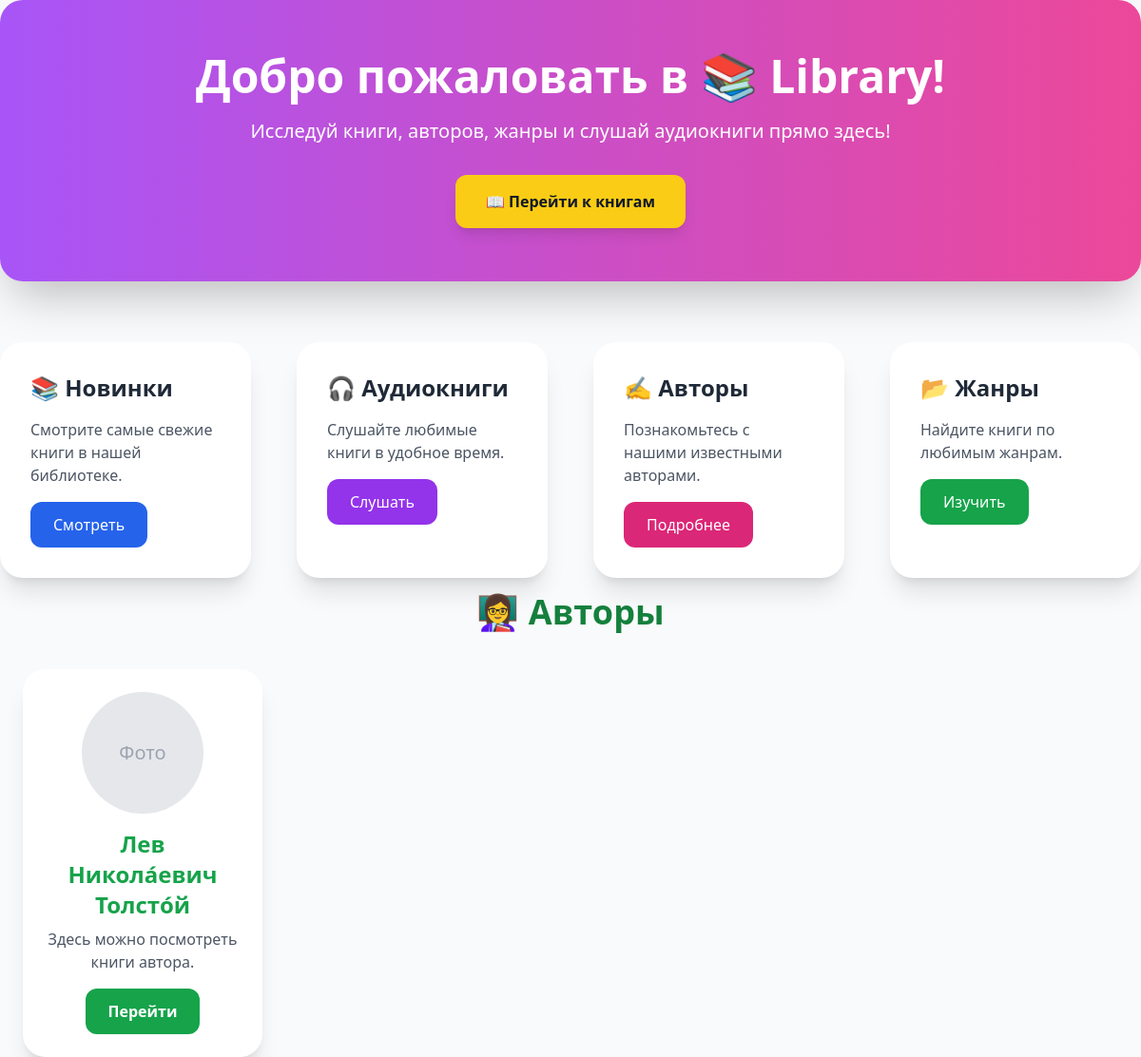
Before: /authors/ with the older database file.
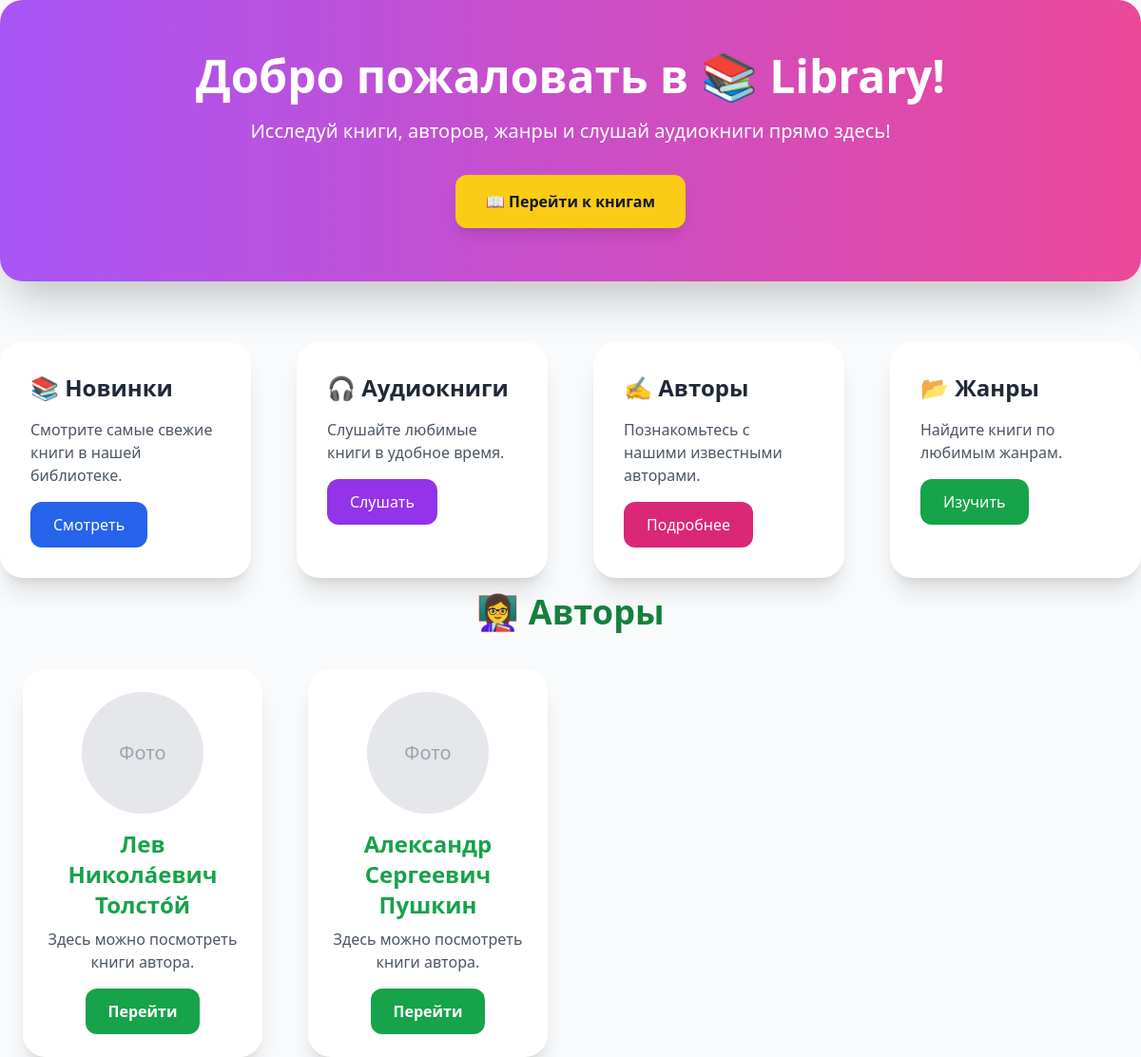
After: the same page with the newer database file.
### library_api/models.py (models this page shows, shortened)
class Author(models.Model):
    name = models.CharField(max_length=255)
    image_url = models.URLField(blank=True, null=True)
    bio = models.TextField(blank=True, null=True)  # например, описание

### library_site/views.py (the view)
# urls.py: path('authors/', views.authors),
def authors(request):
    return render(request, "authors.html", {"authors": Author.objects.all()})

### library_site/templates/authors.html
{% extends 'base.html' %}
{% block content %}
<h1 class="text-4xl font-extrabold text-center mb-10 mt-4 text-green-700">👩‍🏫 Авторы</h1>
<div class="grid grid-cols-1 sm:grid-cols-2 md:grid-cols-3 lg:grid-cols-4 gap-12 px-6">
    {% for author in authors %}
    <div class="bg-white rounded-3xl shadow-xl p-6 hover:scale-105 transform transition duration-300 hover:shadow-2xl">
        {% if author.image %}
        <img src="{{ author.image.url }}" alt="{{ author.name }}" class="rounded-full mx-auto mb-4 w-32 h-32 object-cover shadow-md">
        {% else %}
        <div class="rounded-full mx-auto mb-4 w-32 h-32 bg-gray-200 flex items-center justify-center text-gray-400 text-xl">Фото</div>
        {% endif %}
        <h2 class="text-2xl font-bold mb-2 text-center text-green-600">{{ author.name }}</h2>
        <p class="text-gray-600 mb-4 text-center">Здесь можно посмотреть книги автора.</p>
        <a href="/authors/{{ author.id }}/" class="block bg-green-600 hover:bg-green-700 text-white font-semibold text-center px-6 py-3 rounded-xl transition mx-auto w-max">Перейти</a>
    </div>
    {% empty %}
    <p class="text-gray-500 text-center col-span-full">Авторы пока не добавлены.</p>
    {% endfor %}
</div>
{% endblock %}

### library_site/templates/base.html (shortened to what this page needs)
<!DOCTYPE html>
<html lang="ru">
<head>
    <script src="https://cdn.tailwindcss.com"></script>
</head>
<body class="bg-gray-50 font-sans text-gray-800">
        <div class="bg-gradient-to-r from-purple-500 to-pink-500 rounded-3xl p-14 text-white shadow-2xl mb-16 text-center">
            <h1 class="text-5xl font-bold mb-5 animate-pulse">Добро пожаловать в 📚 Library!</h1>
            <p class="text-xl mb-8">Исследуй книги, авторов, жанры и слушай аудиокниги прямо здесь!</p>
            <a href="/books/" class="inline-block bg-yellow-400 hover:bg-yellow-500 text-gray-900 font-semibold px-8 py-4 rounded-xl shadow-lg transition">📖 Перейти к книгам</a>
        </div>
        <div class="grid grid-cols-1 sm:grid-cols-2 lg:grid-cols-4 gap-12">
            <div class="bg-white rounded-3xl shadow-xl p-8 hover:scale-105 transform transition duration-300">
                <h2 class="text-2xl font-bold mb-4 flex items-center gap-2">📚 Новинки</h2>
                <p class="text-gray-600 mb-4">Смотрите самые свежие книги в нашей библиотеке.</p>
                <a href="/books/" class="inline-block bg-blue-600 hover:bg-blue-700 text-white px-6 py-3 rounded-xl transition">Смотреть</a>
            </div>
            <div class="bg-white rounded-3xl shadow-xl p-8 hover:scale-105 transform transition duration-300">
                <h2 class="text-2xl font-bold mb-4 flex items-center gap-2">🎧 Аудиокниги</h2>
                <p class="text-gray-600 mb-4">Слушайте любимые книги в удобное время.</p>
                <a href="/audio/" class="inline-block bg-purple-600 hover:bg-purple-700 text-white px-6 py-3 rounded-xl transition">Слушать</a>
            </div>
            <div class="bg-white rounded-3xl shadow-xl p-8 hover:scale-105 transform transition duration-300">
                <h2 class="text-2xl font-bold mb-4 flex items-center gap-2">✍️ Авторы</h2>
                <p class="text-gray-600 mb-4">Познакомьтесь с нашими известными авторами.</p>
                <a href="/authors/" class="inline-block bg-pink-600 hover:bg-pink-700 text-white px-6 py-3 rounded-xl transition">Подробнее</a>
            </div>
            <div class="bg-white rounded-3xl shadow-xl p-8 hover:scale-105 transform transition duration-300">
                <h2 class="text-2xl font-bold mb-4 flex items-center gap-2">📂 Жанры</h2>
                <p class="text-gray-600 mb-4">Найдите книги по любимым жанрам.</p>
                <a href="/genres/" class="inline-block bg-green-600 hover:bg-green-700 text-white px-6 py-3 rounded-xl transition">Изучить</a>
            </div>
        </div>
        {% block content %}{% endblock %}
</body>
</html>

Changed rows visible on the page:
added Author: name "Александр Сергеевич Пушкин"
